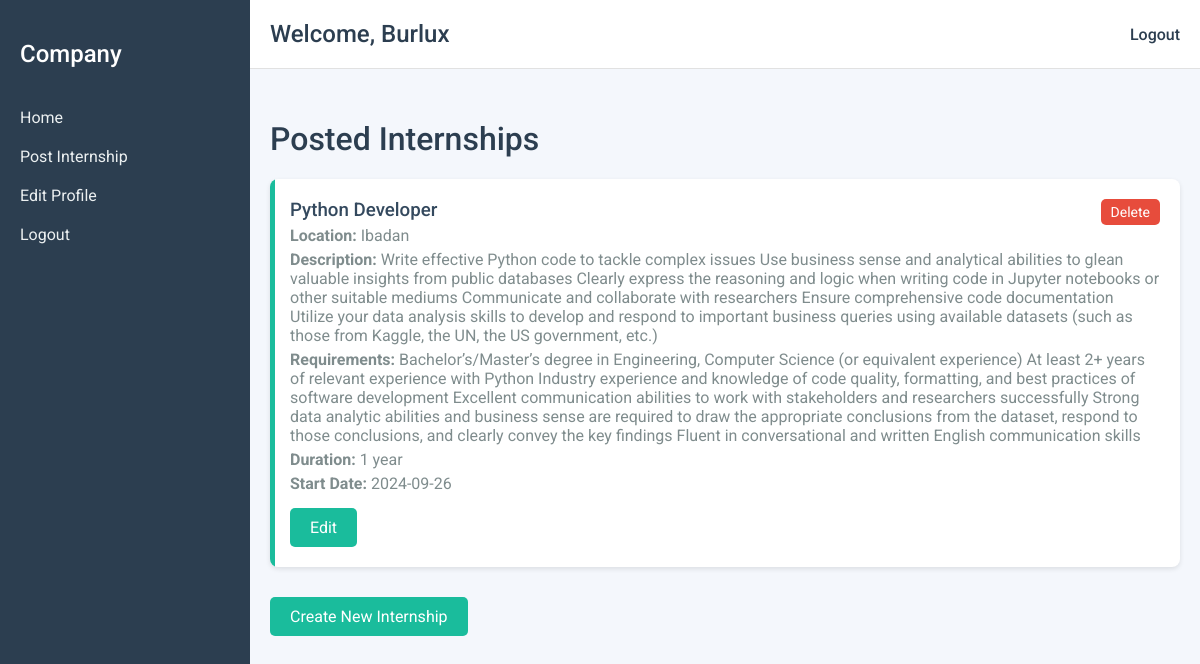
/company_dashboard (signed in), run on the app's committed database.
### models.py (models this page shows)
class Company(db.Model):
    id = db.Column(db.Integer, primary_key=True)
    name = db.Column(db.String(100), nullable=False)
    email = db.Column(db.String(120), unique=True, nullable=False)
    password = db.Column(db.String(128))
    industry = db.Column(db.String(100))
    about = db.Column(db.Text)
    location = db.Column(db.String(100))
    website = db.Column(db.String(200))

class Internship(db.Model):
    id = db.Column(db.Integer, primary_key=True)
    role = db.Column(db.String(100), nullable=False)
    description = db.Column(db.Text)
    location = db.Column(db.String(100), nullable=False)
    company_id = db.Column(db.Integer, db.ForeignKey('company.id'), nullable=False)
    start_date = db.Column(db.Date)
    duration = db.Column(db.String(50))
    requirements = db.Column(db.Text)

### app.py (the view)
@app.route('/company_dashboard')
def company_dashboard():
    if 'company_id' not in session:
        return redirect(url_for('company_login'))
    company = db.session.get(Company, session['company_id'])
    internships = Internship.query.filter_by(company_id=company.id).all()
    return render_template('company_dashboard.html', company=company, internships=internships)

### templates/company_dashboard.html (shortened to what this page needs)
<!DOCTYPE html>
<html lang="en">
<head>
</head>
<body>
    <div class="sidebar">
        <h2>Company</h2>
        <a href="{{ url_for('company_dashboard') }}">Home</a>
        <a href="{{ url_for('post_internship') }}">Post Internship</a>
        <a href="{{ url_for('edit_company_profile') }}">Edit Profile</a>
        <a href="{{ url_for('company_logout') }}" class="logout">Logout</a>
    </div>
    <div class="main-content">
        <div class="top-bar">
            <h2>Welcome, {{ company.name }}</h2>
            <a href="{{ url_for('company_logout') }}" class="logout">Logout</a>
        </div>
        <div class="internship-list">
            <h1>Posted Internships</h1>
            {% for internship in internships %}
            <div class="internship-item">
                <h3>{{ internship.role }}</h3>
                <p><strong>Location:</strong> {{ internship.location }}</p>
                <p><strong>Description:</strong> {{ internship.description }}</p>
                <p><strong>Requirements:</strong> {{ internship.requirements }}</p>
                <p><strong>Duration:</strong> {{ internship.duration }}</p>
                <p><strong>Start Date:</strong> {{ internship.start_date }}</p>
                <a href="{{ url_for('edit_internship', internship_id=internship.id) }}" class="button">Edit</a>
                <a href="{{ url_for('delete_internship', internship_id=internship.id) }}" class="delete-button">Delete</a>
            </div>
            {% endfor %}
            <a href="{{ url_for('post_internship') }}" class="button">Create New Internship</a>
        </div>
    </div>
</body>
</html>

### templates/company_dashboard.html (style rules this page uses)
body { margin: 0; font-family: 'Roboto', sans-serif; background-color: #f4f7fc; color: #333; display: flex; }
.sidebar { width: 250px; background-color: #2c3e50; color: #fff; display: flex; flex-direction: column; padding: 20px; position: fixed; height: 100vh; top: 0; left: 0; box-sizing: border-box; }
.sidebar h2 { font-weight: 500; margin-bottom: 40px; }
.sidebar a { text-decoration: none; color: #ecf0f1; margin-bottom: 20px; font-weight: 400; display: block; transition: color 0.3s; }
.main-content { margin-left: 250px; padding: 20px; width: calc(100% - 250px); box-sizing: border-box; }
.main-content h1 { font-weight: 500; color: #2c3e50; }
.button { display: inline-block; padding: 10px 20px; font-size: 16px; color: #fff; background-color: #1abc9c; border: none; border-radius: 5px; text-decoration: none; margin-top: 10px; transition: background-color 0.3s, transform 0.3s; }
.top-bar { display: flex; justify-content: space-between; align-items: center; padding: 20px; background-color: #fff; border-bottom: 1px solid #e1e1e1; position: fixed; top: 0; left: 250px; width: calc(100% - 250px); box-sizing: border-box; z-index: 1000; }
.top-bar h2 { margin: 0; font-weight: 500; color: #2c3e50; }
.top-bar .logout { color: #2c3e50; text-decoration: none; font-weight: 500; }
.internship-list { margin-top: 100px; }
.internship-item { margin-bottom: 20px; padding: 20px; border-radius: 8px; background-color: #fff; box-shadow: 0 2px 5px rgba(0,0,0,0.1); position: relative; overflow: hidden; }
.internship-item::before { content: ''; position: absolute; top: 0; left: 0; width: 5px; height: 100%; background-color: #1abc9c; transform: scaleY(1.5); }
.internship-item h3 { margin: 0; font-weight: 500; color: #34495e; }
.internship-item p { color: #7f8c8d; margin: 5px 0; }
.internship-item .delete-button { position: absolute; top: 20px; right: 20px; display: inline-block; padding: 5px 10px; font-size: 14px; color: #fff; background-color: #e74c3c; border: none; border-radius: 5px; text-decoration: none; cursor: pointer; transition: background-color 0.3s, transform 0.3s; }

### data on the page
Company: name "Burlux"
Internship: role "Python Developer", location "Ibadan", description "Write effective Python code to tackle complex issues Use business sense and analytical abilities to glean valuable insights from public databases Clearly express the reasoning and logic when writing code in Jupyter notebooks or other suitable mediums Communicate and collaborate with researchers Ensure comprehensive code documentation Utilize your data analysis skills to develop and respond to important business queries using available datasets (such as those from Kaggle, the UN, the US government, etc.)", requirements "Bachelor’s/Master’s degree in Engineering, Computer Science (or equivalent experience) At least 2+ years of relevant experience with Python Industry experience and knowledge of code quality, formatting, and best practices of software development Excellent communication abilities to work with stakeholders and researchers successfully Strong data analytic abilities and business sense are required to draw the appropriate conclusions from the dataset, respond to those conclusions, and clearly convey the key findings Fluent in conversational and written English communication skills", duration "1 year", start_date "2024-09-26"
